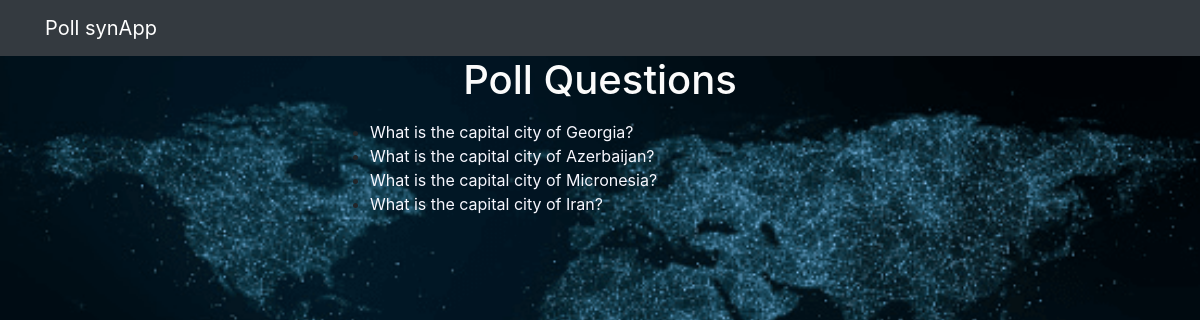
Screenshot of /polls/ with the database file from the repository.
### polls/models.py (models this page shows, shortened)
class Question(models.Model):
    question_text = models.CharField(max_length=200)
    pub_date = models.DateTimeField('date published')

### polls/views.py (the view)
# urls.py: path('', views.IndexView.as_view(), name='index'),
class IndexView(generic.ListView):
    template_name = 'polls/index.html'
    context_object_name = 'latest_question_list'
    def get_queryset(self):
        return Question.objects.filter(
            pub_date__lte=timezone.now()
        ).order_by('-pub_date')[:5]

### polls/templates/polls/index.html
{% extends 'base.html' %}
{% block content %}
{% load static %}
<link rel="stylesheet" href="{% static 'polls/style.css' %}">
<h1 class="text-center mb-3" style = "color: rgb(251, 251, 251);"> Poll Questions</h1>
{% if latest_question_list %}
    <ul>
    {% for question in latest_question_list %}
    <li><a href="{% url 'polls:detail' question.id %}">{{ question.question_text }}</a></li>
    {% endfor %}
    </ul>
{% else %}
    <p>No polls are available.</p>
{% endif %}
{% endblock %}

### polls/static/polls/style.css (style rules this page uses)
body { background-image: url(../polls/images/background.png); background-repeat: no-repeat; background-size: cover; }
li a { color: ghostwhite; }

### rows the page displays
Question: question_text "What is the capital city of Georgia?"
Question: question_text "What is the capital city of Azerbaijan?"
Question: question_text "What is the capital city of Micronesia?"
Question: question_text "What is the capital city of Iran?"
